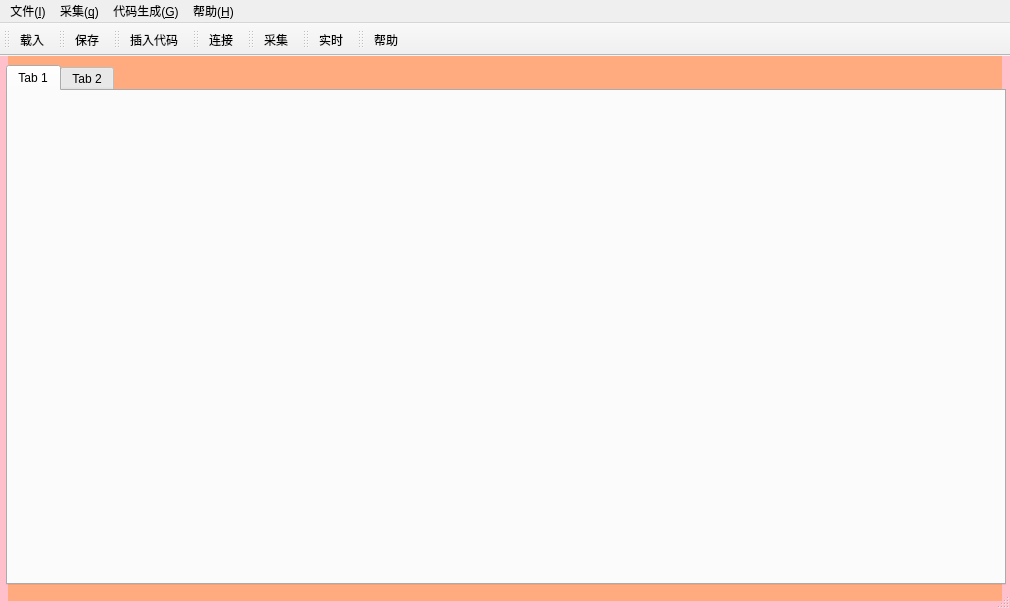
<?xml version="1.0" encoding="UTF-8"?>
<ui version="4.0">
 <class>MainWindow</class>
 <widget class="QMainWindow" name="MainWindow">
  <property name="geometry">
   <rect>
    <x>0</x>
    <y>0</y>
    <width>1010</width>
    <height>609</height>
   </rect>
  </property>
  <property name="windowTitle">
   <string>MainWindow</string>
  </property>
  <property name="styleSheet">
   <string notr="true">.QMainWindow
{
background-color: rgb(255, 170, 127);
}

.QMainWindow
{
	border:8px solid pink
}</string>
  </property>
  <widget class="QWidget" name="centralwidget">
   <widget class="QTabWidget" name="tabWidget">
    <property name="geometry">
     <rect>
      <x>6</x>
      <y>9</y>
      <width>1000</width>
      <height>520</height>
     </rect>
    </property>
    <property name="currentIndex">
     <number>0</number>
    </property>
    <widget class="QWidget" name="tab">
     <attribute name="title">
      <string>Tab 1</string>
     </attribute>
    </widget>
    <widget class="QWidget" name="tab_2">
     <attribute name="title">
      <string>Tab 2</string>
     </attribute>
    </widget>
   </widget>
  </widget>
  <widget class="QMenuBar" name="menubar">
   <property name="geometry">
    <rect>
     <x>0</x>
     <y>0</y>
     <width>1010</width>
     <height>22</height>
    </rect>
   </property>
   <widget class="QMenu" name="menu_F">
    <property name="title">
     <string>文件(&amp;I)</string>
    </property>
    <addaction name="separator"/>
    <addaction name="actionLoad"/>
    <addaction name="actionSave"/>
    <addaction name="actionClose"/>
   </widget>
   <widget class="QMenu" name="menu_q">
    <property name="title">
     <string>采集(&amp;q)</string>
    </property>
    <addaction name="action1123"/>
    <addaction name="action2233"/>
    <addaction name="action3233"/>
   </widget>
   <widget class="QMenu" name="menu_G">
    <property name="title">
     <string>代码生成(&amp;G)</string>
    </property>
    <addaction name="action123"/>
   </widget>
   <widget class="QMenu" name="menu_H">
    <property name="title">
     <string>帮助(&amp;H)</string>
    </property>
    <addaction name="action123_2"/>
    <addaction name="action234"/>
   </widget>
   <addaction name="menu_F"/>
   <addaction name="menu_q"/>
   <addaction name="menu_G"/>
   <addaction name="menu_H"/>
  </widget>
  <widget class="QStatusBar" name="statusbar"/>
  <widget class="QToolBar" name="toolBar">
   <property name="sizePolicy">
    <sizepolicy hsizetype="Preferred" vsizetype="Fixed">
     <horstretch>0</horstretch>
     <verstretch>0</verstretch>
    </sizepolicy>
   </property>
   <property name="windowTitle">
    <string>toolBar</string>
   </property>
   <attribute name="toolBarArea">
    <enum>TopToolBarArea</enum>
   </attribute>
   <attribute name="toolBarBreak">
    <bool>false</bool>
   </attribute>
   <addaction name="OpenTool"/>
  </widget>
  <widget class="QToolBar" name="toolBar_2">
   <property name="windowTitle">
    <string>toolBar_2</string>
   </property>
   <attribute name="toolBarArea">
    <enum>TopToolBarArea</enum>
   </attribute>
   <attribute name="toolBarBreak">
    <bool>false</bool>
   </attribute>
   <addaction name="SaveTool"/>
  </widget>
  <widget class="QToolBar" name="toolBar_3">
   <property name="windowTitle">
    <string>toolBar_3</string>
   </property>
   <attribute name="toolBarArea">
    <enum>TopToolBarArea</enum>
   </attribute>
   <attribute name="toolBarBreak">
    <bool>false</bool>
   </attribute>
   <addaction name="action"/>
  </widget>
  <widget class="QToolBar" name="toolBar_4">
   <property name="windowTitle">
    <string>toolBar_4</string>
   </property>
   <attribute name="toolBarArea">
    <enum>TopToolBarArea</enum>
   </attribute>
   <attribute name="toolBarBreak">
    <bool>false</bool>
   </attribute>
   <addaction name="action_2"/>
  </widget>
  <widget class="QToolBar" name="toolBar_5">
   <property name="windowTitle">
    <string>toolBar_5</string>
   </property>
   <attribute name="toolBarArea">
    <enum>TopToolBarArea</enum>
   </attribute>
   <attribute name="toolBarBreak">
    <bool>false</bool>
   </attribute>
   <addaction name="action_3"/>
  </widget>
  <widget class="QToolBar" name="toolBar_6">
   <property name="windowTitle">
    <string>toolBar_7</string>
   </property>
   <attribute name="toolBarArea">
    <enum>TopToolBarArea</enum>
   </attribute>
   <attribute name="toolBarBreak">
    <bool>false</bool>
   </attribute>
   <addaction name="action_4"/>
  </widget>
  <widget class="QToolBar" name="toolBar_7">
   <property name="windowTitle">
    <string>toolBar_7</string>
   </property>
   <attribute name="toolBarArea">
    <enum>TopToolBarArea</enum>
   </attribute>
   <attribute name="toolBarBreak">
    <bool>false</bool>
   </attribute>
   <addaction name="action_5"/>
  </widget>
  <action name="actionLoad">
   <property name="icon">
    <iconset resource="Resource.qrc">
     <normaloff>:/ICON/OpenFile.png</normaloff>:/ICON/OpenFile.png</iconset>
   </property>
   <property name="text">
    <string>载入文件设置(&amp;O)</string>
   </property>
  </action>
  <action name="actionSave">
   <property name="text">
    <string>保存文件(&amp;S)</string>
   </property>
  </action>
  <action name="actionClose">
   <property name="text">
    <string>关闭界面(&amp;C)</string>
   </property>
  </action>
  <action name="action1123">
   <property name="text">
    <string>连接</string>
   </property>
   <property name="menuRole">
    <enum>QAction::TextHeuristicRole</enum>
   </property>
  </action>
  <action name="action2233">
   <property name="text">
    <string>采集</string>
   </property>
  </action>
  <action name="action3233">
   <property name="text">
    <string>断开</string>
   </property>
  </action>
  <action name="action123">
   <property name="text">
    <string>插入代码</string>
   </property>
  </action>
  <action name="action123_2">
   <property name="text">
    <string>帮助</string>
   </property>
  </action>
  <action name="action234">
   <property name="text">
    <string>参考手册</string>
   </property>
  </action>
  <action name="OpenTool">
   <property name="icon">
    <iconset resource="Resource.qrc">
     <normaloff>:/ICON/OpenFile.png</normaloff>:/ICON/OpenFile.png</iconset>
   </property>
   <property name="text">
    <string>载入</string>
   </property>
   <property name="toolTip">
    <string>载入文件设置（ctrl+L）</string>
   </property>
   <property name="shortcut">
    <string>Ctrl+L</string>
   </property>
  </action>
  <action name="SaveTool">
   <property name="icon">
    <iconset resource="Resource.qrc">
     <normaloff>:/ICON/SaveFile.png</normaloff>:/ICON/SaveFile.png</iconset>
   </property>
   <property name="text">
    <string>保存</string>
   </property>
   <property name="toolTip">
    <string>保存文件配置(ctrl+S)</string>
   </property>
   <property name="shortcut">
    <string>Ctrl+S</string>
   </property>
  </action>
  <action name="action">
   <property name="icon">
    <iconset resource="Resource.qrc">
     <normaloff>:/ICON/code.png</normaloff>:/ICON/code.png</iconset>
   </property>
   <property name="text">
    <string>插入代码</string>
   </property>
   <property name="toolTip">
    <string>插入代码(ctrl+I)</string>
   </property>
   <property name="shortcut">
    <string>Ctrl+I</string>
   </property>
  </action>
  <action name="action_2">
   <property name="icon">
    <iconset resource="Resource.qrc">
     <normaloff>:/ICON/connect.png</normaloff>:/ICON/connect.png</iconset>
   </property>
   <property name="text">
    <string>连接</string>
   </property>
   <property name="toolTip">
    <string>连接(ctrl+C)</string>
   </property>
   <property name="shortcut">
    <string>Ctrl+C</string>
   </property>
  </action>
  <action name="action_3">
   <property name="icon">
    <iconset resource="Resource.qrc">
     <normaloff>:/ICON/grab.png</normaloff>:/ICON/grab.png</iconset>
   </property>
   <property name="text">
    <string>采集</string>
   </property>
   <property name="toolTip">
    <string>采集(ctrl+G)</string>
   </property>
   <property name="shortcut">
    <string>Ctrl+G</string>
   </property>
  </action>
  <action name="action_4">
   <property name="icon">
    <iconset resource="Resource.qrc">
     <normaloff>:/ICON/continue.png</normaloff>:/ICON/continue.png</iconset>
   </property>
   <property name="text">
    <string>实时</string>
   </property>
   <property name="toolTip">
    <string>实时(ctrl+v)</string>
   </property>
   <property name="shortcut">
    <string>Ctrl+V</string>
   </property>
  </action>
  <action name="action_5">
   <property name="icon">
    <iconset resource="Resource.qrc">
     <normaloff>:/ICON/help.png</normaloff>:/ICON/help.png</iconset>
   </property>
   <property name="text">
    <string>帮助</string>
   </property>
   <property name="toolTip">
    <string>帮助(ctrl+H)</string>
   </property>
   <property name="shortcut">
    <string>Ctrl+H</string>
   </property>
  </action>
 </widget>
 <resources>
  <include location="Resource.qrc"/>
 </resources>
 <connections/>
</ui>
